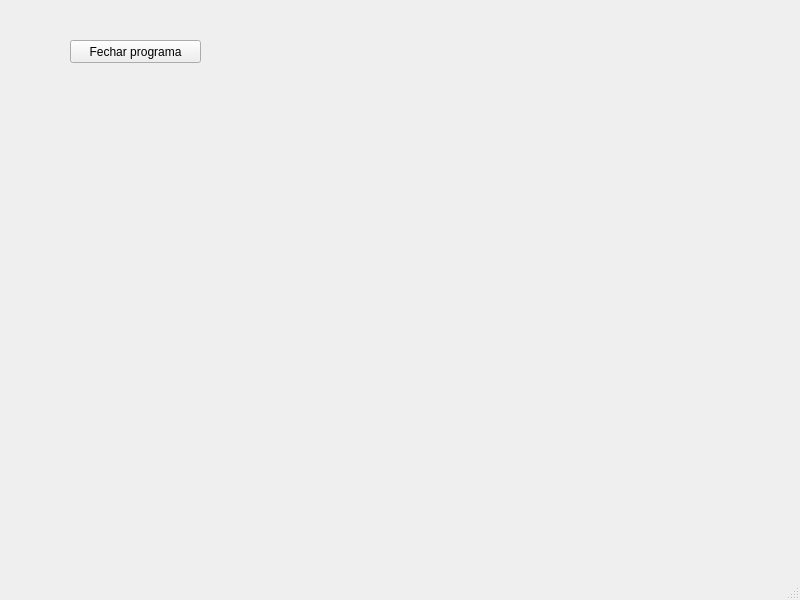
<?xml version="1.0" encoding="UTF-8"?>
<ui version="4.0">
 <class>MainWindow</class>
 <widget class="QMainWindow" name="MainWindow">
  <property name="geometry">
   <rect>
    <x>0</x>
    <y>0</y>
    <width>800</width>
    <height>600</height>
   </rect>
  </property>
  <property name="windowTitle">
   <string>MainWindow</string>
  </property>
  <widget class="QWidget" name="centralwidget">
   <widget class="QPushButton" name="pushButton">
    <property name="geometry">
     <rect>
      <x>70</x>
      <y>40</y>
      <width>131</width>
      <height>23</height>
     </rect>
    </property>
    <property name="text">
     <string>Fechar programa</string>
    </property>
   </widget>
  </widget>
  <widget class="QMenuBar" name="menubar">
   <property name="geometry">
    <rect>
     <x>0</x>
     <y>0</y>
     <width>800</width>
     <height>21</height>
    </rect>
   </property>
  </widget>
  <widget class="QStatusBar" name="statusbar"/>
 </widget>
 <resources/>
 <connections/>
</ui>
